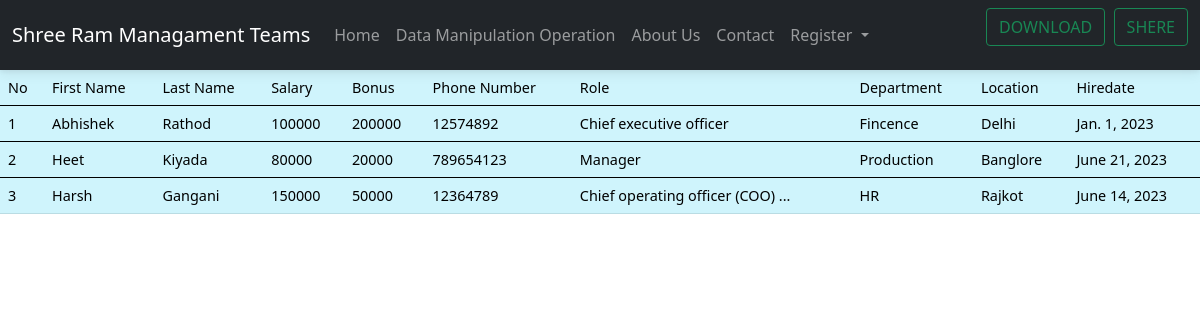
Page /all_emp/ on the committed database.
### emp/models.py (models this page shows, shortened)
class Employee(models.Model):
    first_name = models.CharField(max_length=100, null=False)
    last_name = models.CharField(max_length=100)
    dept = models.ForeignKey(Department, on_delete=models.CASCADE)
    salary = models.IntegerField(default=0)
    bonus = models.IntegerField(default=0)
    role = models.ForeignKey(Role, on_delete=models.CASCADE)
    phone = models.IntegerField(default=0)
    hire_date = models.DateField()

class Role(models.Model):
    name = models.CharField(max_length=100, null=False)

class Department(models.Model):
    name = models.CharField(max_length=100,null=False)
    location = models.CharField(max_length=100)

### emp/views.py (the view)
# urls.py: path('all_emp/', views.all_emp, name='all_emp'),
def all_emp(request):
    emps = Employee.objects.all()
    context = {
        'emps': emps
    }
    return render(request, 'view_all_emp.html', context)

### emp/template/view_all_emp.html
{% extends 'base.html' %}
{% block 'content' %}
<table class="table table-info table-hover">
  <thead>
    <tr>
      <th scope="col">No</th>
      <th scope="col">First Name</th>
      <th scope="col">Last Name</th>
      <th scope="col">Salary</th>
      <th scope="col">Bonus</th>
      <th scope="col">Phone Number</th>
      <th scope="col">Role</th>
      <th scope="col">Department</th>
      <th scope="col">Location</th>
      <th scope="col">Hiredate</th>
    </tr>
  </thead>
  {% for emp in emps %}
  <tbody>
    <tr>
      <th scope="row">{{emp.id}}</th>
      <td>{{emp.first_name}}</td>
      <td>{{emp.last_name}}</td>
      <td>{{emp.salary}}</td>
      <td>{{emp.bonus}}</td>
      <td>{{emp.phone}}</td>
      <td>{{emp.role.name}}</td>
      <td>{{emp.dept.name}}</td>
      <td>{{emp.dept.location}}</td>
      <td>{{emp.hire_date}}</td>
    </tr>
  </tbody>
  {% endfor %}
</table>
{% endblock  %}

### emp/template/base.html (shortened to what this page needs)
<link
  href="https://cdnjs.cloudflare.com/ajax/libs/font-awesome/6.0.0/css/all.min.css"
  rel="stylesheet"
/>
<link
  href="https://cdnjs.cloudflare.com/ajax/libs/mdb-ui-kit/6.4.0/mdb.min.css"
  rel="stylesheet"
/>
{% include 'header.html' %}
{% block 'content' %}
{% endblock  %}
{% include 'footer.html' %}

### emp/template/header.html (shortened to what this page needs)
<!doctype html>
<html lang="en">
  <head>
    <link rel="stylesheet" href="main.css">
    <link href="https://cdn.jsdelivr.net/npm/bootstrap@5.0.2/dist/css/bootstrap.min.css" rel="stylesheet">
  </head>
  <body>
    <nav class="navbar navbar-expand-lg navbar-dark bg-dark">
      <div class="container-fluid">
        <a class="navbar-brand" href="#">Shree Ram Managament Teams</a>
        <div class="collapse navbar-collapse" id="navbarSupportedContent">
          <ul class="navbar-nav me-auto mb-2 mb-lg-0">
            <li class="nav-item">
              <a class="nav-link {% if request.path == '/' %}active{% endif %}" href="/" >Home</a>
            </li>
            <li class="nav-item">
              <a class="nav-link {% if request.path == '/index/' %}active{% endif %}" aria-current="page" href="/index">Data Manipulation Operation</a>
            </li>
            <li class="nav-item">
              <a class="nav-link {% if request.path == '/about/' %}active{% endif %}" href="/about">About Us</a>
            </li>
            <li class="nav-item">
              <a class="nav-link {% if request.path == '/contect/' %}active{% endif %}" href="/contect">Contact</a>
            </li>
            <li class="nav-item dropdown">
              <a class="nav-link dropdown-toggle {% if request.path == '/login/' %}active{% endif %}" href="/login" id="navbarDropdownMenuLink" data-toggle="dropdown" aria-haspopup="true" aria-expanded="false">
                Register
              </a>
            </li>
          </ul>
          <form class="d-flex">
            <button class="btn btn-outline-success" type="submit">Download</button>&nbsp;&nbsp;
            <button class="btn btn-outline-success" type="submit">Shere</button>
          </form>
        </div>
      </div>
    </nav>

### emp/template/footer.html (shortened to what this page needs)
<!DOCTYPE html>
<html lang="en">
  <head>
    <link rel="stylesheet" href="https://cdnjs.cloudflare.com/ajax/libs/font-awesome/4.7.0/css/font-awesome.min.css">
    <link
      href="https://cdn.jsdelivr.net/npm/bootstrap@5.0.2/dist/css/bootstrap.min.css"
      rel="stylesheet"
    />
  </head>
  <body>
  </body>
</html>

### css/main.css (style rules this page uses)
a { color: black; }

### rows in the picture
Employee: id "1", first_name "Abhishek", last_name "Rathod", salary "100000", bonus "200000", phone "12574892", role.name "Chief executive officer", dept.name "Fincence", dept.location "Delhi", hire_date "Jan. 1, 2023"
Employee: id "2", first_name "Heet", last_name "Kiyada", salary "80000", bonus "20000", phone "789654123", role.name "Manager", dept.name "Production", dept.location "Banglore", hire_date "June 21, 2023"
Employee: id "3", first_name "Harsh", last_name "Gangani", salary "150000", bonus "50000", phone "12364789", role.name "Chief operating officer (COO) ...", dept.name "HR", dept.location "Rajkot", hire_date "June 14, 2023"
